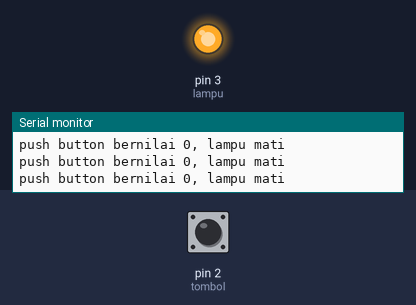
Bench run of a sketch on a simulated Arduino Uno, built with avr-gcc and run on an emulated ATmega328P. Parts: output pins drawn as LEDs (lit = HIGH), the last lines printed to the serial monitor. The test bench sets the inputs (shaded band); at power-on: pin 2 (tombol) HIGH.

Above: at 1.2 s.
1.3 s: pin 2 (tombol) pulled LOW for 0.15 s
At 1.4 s:
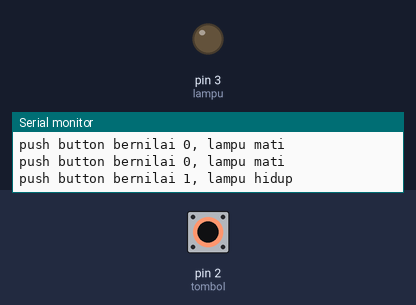
3.0 s: pin 2 (tombol) pulled LOW for 3.2 s
At 7.6 s:
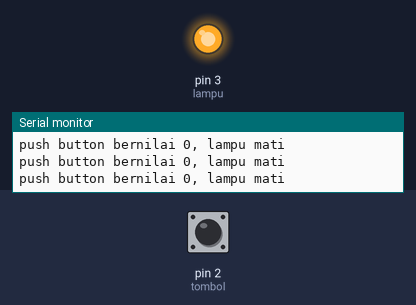
Timing chart, 0 to 9.1 s (numbered marks = the images above; inputs shaded):
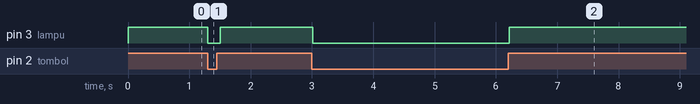

The sketch:

Tugas_Prak_MCU_1.1_pushButton.ino
```cpp
const int tombol = 2;
const int lampu = 3;

void setup() {
  Serial.begin(9600);
  pinMode(tombol, INPUT);
  pinMode(lampu, OUTPUT);
}

void loop() {
  int buttonState = digitalRead(tombol);

  if (buttonState == LOW) {
    digitalWrite(lampu, LOW);
    Serial.println("push button bernilai 1, lampu hidup");
  } else {
    digitalWrite(lampu, HIGH);
    Serial.println("push button bernilai 0, lampu mati");
  }
  delay(100);
}
```

Measured:
- after the input at 1.3 s, pin 3 (lampu): HIGH → LOW at once, → HIGH 0.20 s later
- after the input at 3.0 s, pin 3 (lampu): HIGH → LOW at once, → HIGH 3.2 s later
